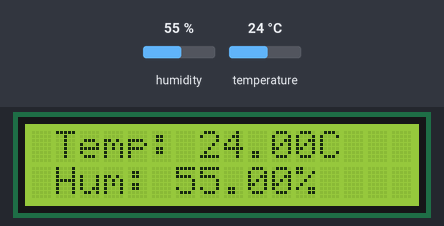
Bench run of a sketch on a simulated Arduino Uno, built with avr-gcc and run on an emulated ATmega328P. Shown: 16×2 character LCD. The inputs (shaded band) are chosen by the test bench; at power-on: humidity 55 %, temperature 24 °C. What the sketch prints to the serial monitor is not drawn.

Above: at 1.2 s.
1.3 s: humidity set to 22 %
At 2.5 s:
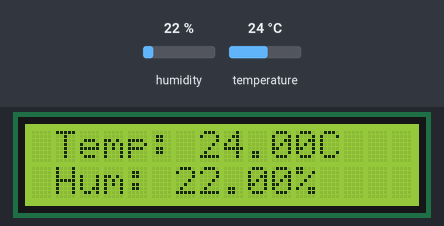
4.1 s: temperature set to 12 °C
At 5.6 s:
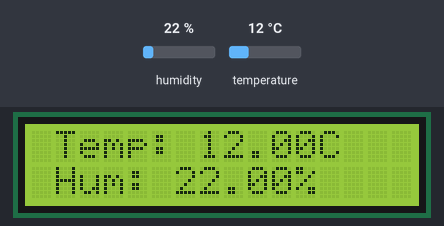
6.9 s: humidity set to 40 %
At 9.5 s:
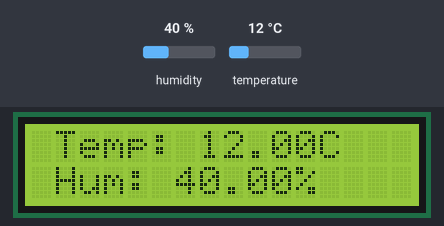
9.9 s: temperature set to 19 °C
At 11.4 s:
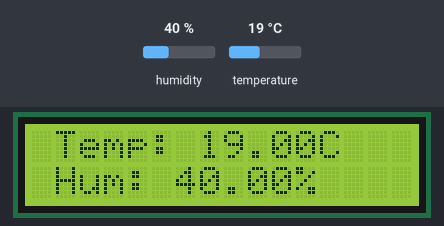
Timing chart, 0 to 12.9 s (numbered marks = the images above; inputs shaded):
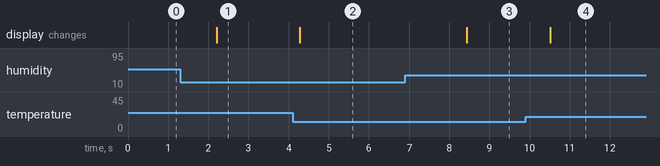

Measured:
- after the input at 1.3 s, the display: changes after 0.90 s (image 1)
- after the input at 4.1 s, the display: changes after 0.18 s (image 2)
- after the input at 6.9 s, the display: changes after 1.5 s (image 3)
- after the input at 9.9 s, the display: changes after 0.61 s (image 4)

The sketch:

8_DHT.ino
```cpp
#include<LiquidCrystal_I2C.h>
#include<DHT.h>

LiquidCrystal_I2C lcd (0x20,4,5,6,0,1,2,3,7,NEGATIVE);
DHT dht(7, DHT11);

String tempMessage;
String humMessage;


void setup() {
  lcd.begin(16,2);
  lcd.clear();
  lcd.setCursor(1,0);
  lcd.print("DHT11 Sensor");

  dht.begin();
  Serial.begin(9600);
  Serial.println("Temperatue and Humdity Sensor");


}

void loop() {

  float h = dht.readHumidity();
  float t = dht.readTemperature();
  if (isnan(h) || isnan(t) )
  {
    Serial.println("Failed to read from DHT sensor!");
    loop();

  }
  tempMessage = "Temp: " + String(t) +"C";
  humMessage = "Hum: " + String(h) +"%";

  Serial.print(tempMessage + "    ");
  Serial.print(humMessage);

  lcd.clear();
  lcd.setCursor(1,0);
  lcd.print(tempMessage);
  lcd.setCursor(1,1);
  lcd.print(humMessage);

  delay(1000);


}
```
